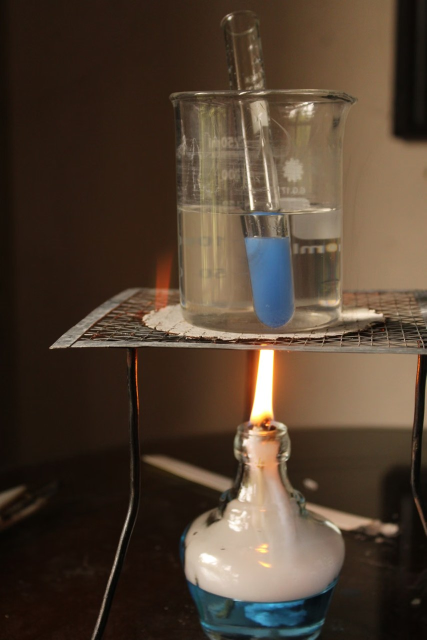
#> input picture data/web_raw/38093862.jpg, 853 x 1280 px (shown at 1/2 size)
$ python make_long_video.py
#> lines starting #> are read from the running program, lines starting #| are printed output that depends on the picture
"""构造长时序测试视频：长时间稳定画面 + 一个持续数秒的异常事件。

用途：验证当前 `VideoFrameExtractor`（固定抽 N 帧、均匀分布）在长时间监控下
会不会直接把异常漏掉，以及要覆盖住需要多少帧。

    python scripts/make_long_video.py --duration 240 --event-at 120 --event-len 3

产出：.cache/long_video/<name>.mp4 与一份 event.json（记录异常真实时间段，
方便回头核对"抽到的帧里到底有没有事件"）。
"""

from __future__ import annotations

import argparse
import json
from pathlib import Path

PROJECT_ROOT = Path(__file__).resolve().parents[1]
OUT_DIR = PROJECT_ROOT / ".cache" / "long_video"


def _load(path: Path):
    """读图。用 np.fromfile + imdecode，cv2.imread 不认中文路径。"""
    import cv2
    import numpy as np

    data = np.fromfile(str(path), dtype=np.uint8)
    return cv2.imdecode(data, cv2.IMREAD_COLOR)
#> returned value is the input picture: shape (1280, 853, 3); mean B, G, R 49.4, 64, 80.4


def _fit(img, size):
#> called with size = (640, 480)
    import cv2

    w, h = size
#> w = 640; h = 480
    ih, iw = img.shape[:2]
#> ih = 1280; iw = 853
    scale = max(w / iw, h / ih)
#> scale = 0.75
    resized = cv2.resize(img, (int(iw * scale) + 1, int(ih * scale) + 1))
    y0 = max(0, (resized.shape[0] - h) // 2)
#> y0 = 240
    x0 = max(0, (resized.shape[1] - w) // 2)
#> x0 = 0
    return resized[y0:y0 + h, x0:x0 + w]
#> returned value: shape (480, 640, 3)


def main() -> None:
    parser = argparse.ArgumentParser(description="生成长时序测试视频")
    parser.add_argument("--duration", type=float, default=240.0, help="视频总时长（秒）")
    parser.add_argument("--event-at", type=float, default=120.0, help="异常开始时间（秒）")
    parser.add_argument("--event-len", type=float, default=3.0, help="异常持续时长（秒）")
    parser.add_argument("--fps", type=int, default=10)
    parser.add_argument("--width", type=int, default=640)
    parser.add_argument("--height", type=int, default=480)
    parser.add_argument("--name", default="", help="输出文件名（不含扩展名）")
    parser.add_argument("--normal", nargs="*", default=[], help="正常画面图片路径")
    parser.add_argument("--event", default="", help="异常画面图片路径")
    args = parser.parse_args()

    import cv2

    # 默认素材：用 dev 集里的正常实验室图 + 一张明火风险图，避免碰到 test 集
    normal_paths = [Path(p) for p in args.normal] or [
        PROJECT_ROOT / "data" / "web_raw" / "38093862.jpg",
        PROJECT_ROOT / "data" / "web_raw" / "8851786.jpg",
        PROJECT_ROOT / "data" / "web_raw" / "9243559.jpg",
    ]
    event_path = Path(args.event) if args.event else (
        PROJECT_ROOT / "data" / "synth" / "synth_flammable_near_heat_01.jpg"
    )

    missing = [str(p) for p in normal_paths + [event_path] if not p.exists()]
    if missing:
        print("缺少素材：")
        for m in missing:
            print("  ", m)
        return

    normals = [_fit(_load(p), (args.width, args.height)) for p in normal_paths]
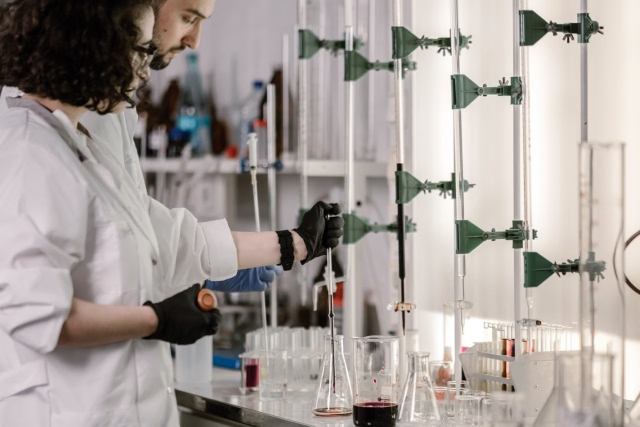
#> input picture data/web_raw/8851786.jpg, 1280 x 854 px (shown at 1/2 size)
#> in _load, returned value is the input picture: shape (854, 1280, 3); mean B, G, R 154.2, 158.3, 166.1
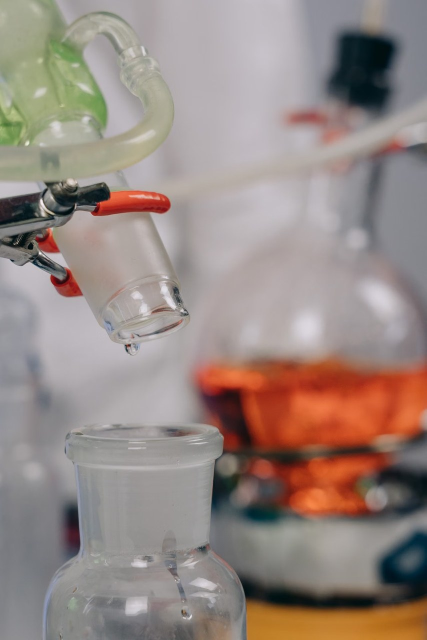
#> input picture data/web_raw/9243559.jpg, 853 x 1280 px (shown at 1/2 size)
#> in _load, returned value is the input picture: shape (1280, 853, 3); mean B, G, R 130.8, 136.7, 151
#> call 3 of _fit, with size = (640, 480)
#> in _fit (call 3), `scale = max(w / iw, h / ih)`: scale = 0.75
#> in _fit (call 3), `resized = cv2.resize(img, (int(iw * scale) + 1, int(ih * scale) + 1))`:
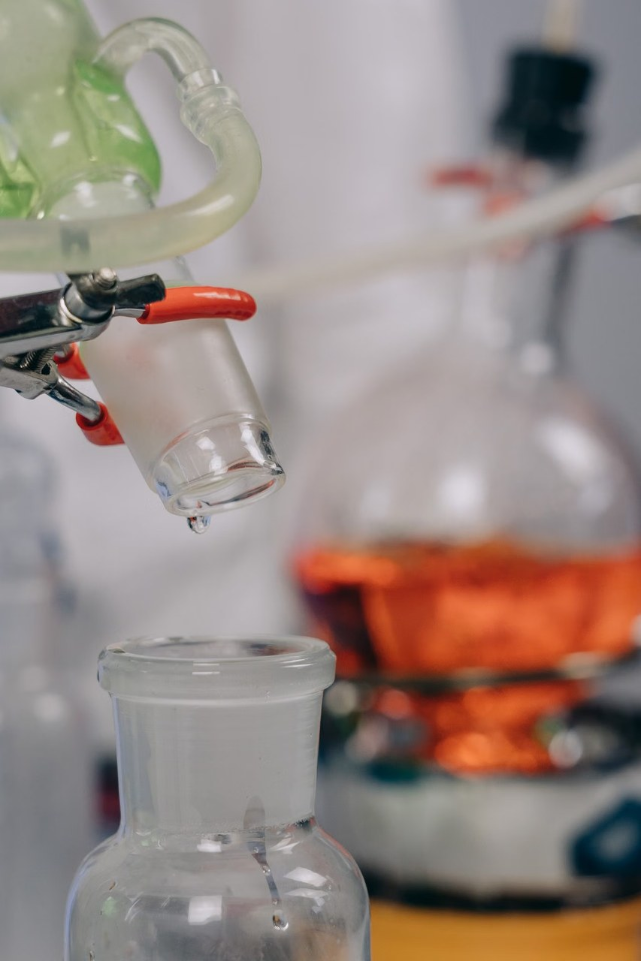
#> resized: shape (961, 641, 3); mean B, G, R 130.7, 136.6, 150.9
#> in _fit (call 3), `y0 = max(0, (resized.shape[0] - h) // 2)`: y0 = 240
#> in _fit (call 3), `x0 = max(0, (resized.shape[1] - w) // 2)`: x0 = 0
#> in _fit (call 3), `return resized[y0:y0 + h, x0:x0 + w]`:
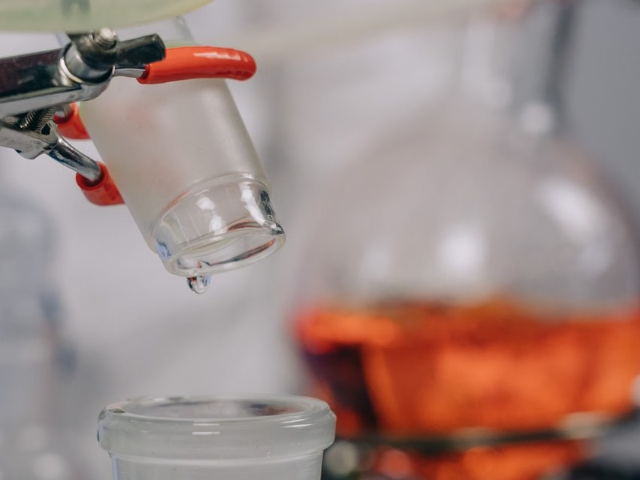
#> returned value: shape (480, 640, 3); mean of channels 0, 1, 2 132.7, 137.5, 160.3; drawn as B, G, R
#> normals = 3 items
    event_img = _fit(_load(event_path), (args.width, args.height))
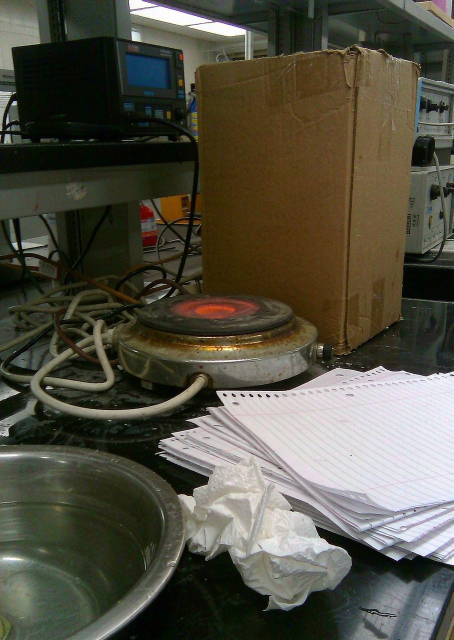
#> input picture data/synth/synth_flammable_near_heat_01.jpg, 907 x 1280 px (shown at 1/2 size)
#> in _load, returned value is the input picture: shape (1280, 907, 3); mean B, G, R 67.5, 81.1, 83.7
#> call 4 of _fit, with size = (640, 480)
#> in _fit (call 4), `scale = max(w / iw, h / ih)`: scale = 0.706
#> in _fit (call 4), `resized = cv2.resize(img, (int(iw * scale) + 1, int(ih * scale) + 1))`:
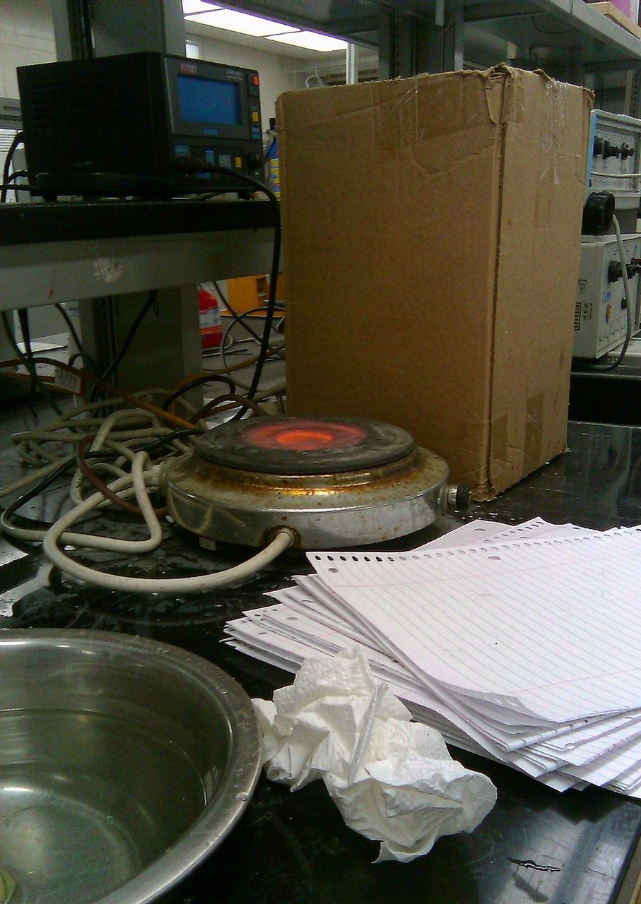
#> resized: shape (904, 641, 3); mean B, G, R 67.4, 81, 83.5
#> in _fit (call 4), `y0 = max(0, (resized.shape[0] - h) // 2)`: y0 = 212
#> in _fit (call 4), `return resized[y0:y0 + h, x0:x0 + w]`:
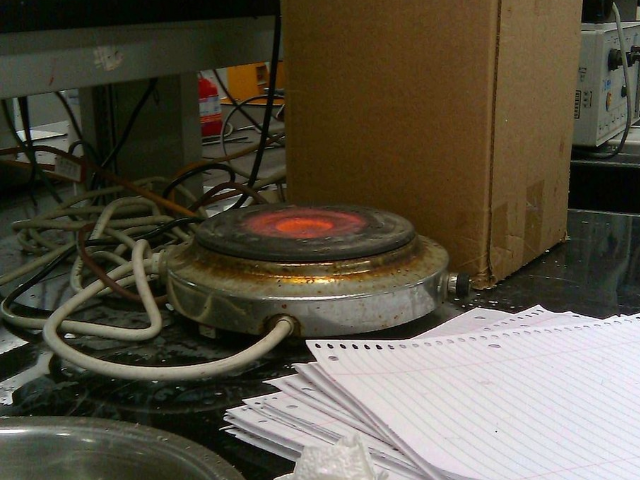
#> returned value: shape (480, 640, 3); mean of channels 0, 1, 2 67.7, 83.1, 89.5; drawn as B, G, R
    normals = [n for n in normals if n is not None]
    if not normals or event_img is None:
        print("图片读取失败")
        return

    OUT_DIR.mkdir(parents=True, exist_ok=True)
    name = args.name or f"long_{int(args.duration)}s_event{int(args.event_at)}"
    out_path = OUT_DIR / f"{name}.mp4"

    writer = cv2.VideoWriter(
        str(out_path), cv2.VideoWriter_fourcc(*"mp4v"), args.fps,
        (args.width, args.height),
    )

    total_frames = int(args.duration * args.fps)
    event_start = int(args.event_at * args.fps)
    event_end = int((args.event_at + args.event_len) * args.fps)

    # 正常画面每秒轮换一张，避免整段视频是完全静态（那样帧去重会失真）
    for i in range(total_frames):
        if event_start <= i < event_end:
            writer.write(event_img)
        else:
            idx = (i // args.fps) % len(normals)
            writer.write(normals[idx])
#> this loop made 2400 passes
#> idx on passes 1 to 12: 0, 0, 0, 0, 0, 0, 0, 0, 0, 0, 1, 1
    writer.release()

    meta = {
        "file": str(out_path),
        "duration_sec": args.duration,
        "fps": args.fps,
        "total_frames": total_frames,
        "event_start_sec": args.event_at,
        "event_end_sec": args.event_at + args.event_len,
        "event_frames": [event_start, event_end - 1],
        "normal_sources": [str(p) for p in normal_paths],
        "event_source": str(event_path),
    }
    (OUT_DIR / f"{name}.json").write_text(
        json.dumps(meta, ensure_ascii=False, indent=2), encoding="utf-8"
    )

#> (the run stopped early here; a loop or call above may not have finished)
